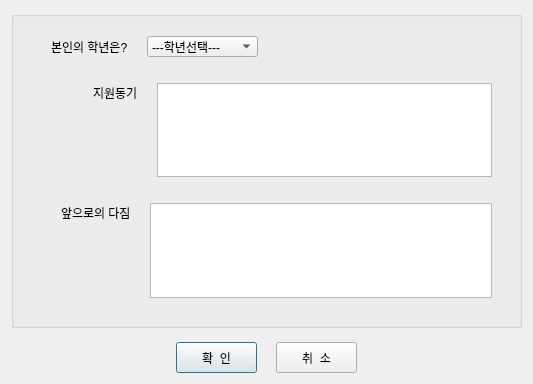
<?xml version="1.0" encoding="UTF-8"?>
<ui version="4.0">
 <class>JoinToCircleBox</class>
 <widget class="QDialog" name="JoinToCircleBox">
  <property name="geometry">
   <rect>
    <x>0</x>
    <y>0</y>
    <width>531</width>
    <height>384</height>
   </rect>
  </property>
  <property name="windowTitle">
   <string/>
  </property>
  <layout class="QGridLayout" name="gridLayout_2">
   <item row="0" column="0">
    <layout class="QVBoxLayout" name="verticalLayout_4">
     <item>
      <widget class="QGroupBox" name="groupBox">
       <property name="minimumSize">
        <size>
         <width>511</width>
         <height>311</height>
        </size>
       </property>
       <property name="title">
        <string/>
       </property>
       <layout class="QGridLayout" name="gridLayout">
        <item row="0" column="0">
         <layout class="QVBoxLayout" name="verticalLayout_3">
          <item>
           <spacer name="verticalSpacer_4">
            <property name="orientation">
             <enum>Qt::Vertical</enum>
            </property>
            <property name="sizeType">
             <enum>QSizePolicy::Fixed</enum>
            </property>
            <property name="sizeHint" stdset="0">
             <size>
              <width>20</width>
              <height>10</height>
             </size>
            </property>
           </spacer>
          </item>
          <item>
           <layout class="QHBoxLayout" name="horizontalLayout_5">
            <item>
             <layout class="QHBoxLayout" name="horizontalLayout_3">
              <item>
               <spacer name="horizontalSpacer">
                <property name="orientation">
                 <enum>Qt::Horizontal</enum>
                </property>
                <property name="sizeType">
                 <enum>QSizePolicy::Fixed</enum>
                </property>
                <property name="sizeHint" stdset="0">
                 <size>
                  <width>28</width>
                  <height>20</height>
                 </size>
                </property>
               </spacer>
              </item>
              <item>
               <widget class="QLabel" name="label">
                <property name="styleSheet">
                 <string notr="true">font: 12pt &quot;나눔바른고딕&quot;;</string>
                </property>
                <property name="text">
                 <string>본인의 학년은?</string>
                </property>
                <property name="buddy">
                 <cstring>comboBox</cstring>
                </property>
               </widget>
              </item>
             </layout>
            </item>
            <item>
             <spacer name="horizontalSpacer_5">
              <property name="orientation">
               <enum>Qt::Horizontal</enum>
              </property>
              <property name="sizeType">
               <enum>QSizePolicy::Fixed</enum>
              </property>
              <property name="sizeHint" stdset="0">
               <size>
                <width>13</width>
                <height>20</height>
               </size>
              </property>
             </spacer>
            </item>
            <item>
             <layout class="QHBoxLayout" name="horizontalLayout_4">
              <item>
               <widget class="QComboBox" name="comboBox">
                <property name="minimumSize">
                 <size>
                  <width>111</width>
                  <height>21</height>
                 </size>
                </property>
                <property name="maximumSize">
                 <size>
                  <width>111</width>
                  <height>21</height>
                 </size>
                </property>
                <property name="styleSheet">
                 <string notr="true">font: 9pt &quot;나눔바른고딕&quot;;</string>
                </property>
                <item>
                 <property name="text">
                  <string>---학년선택---</string>
                 </property>
                </item>
                <item>
                 <property name="text">
                  <string>1학년</string>
                 </property>
                </item>
                <item>
                 <property name="text">
                  <string>2학년</string>
                 </property>
                </item>
                <item>
                 <property name="text">
                  <string>3학년</string>
                 </property>
                </item>
                <item>
                 <property name="text">
                  <string>4학년</string>
                 </property>
                </item>
                <item>
                 <property name="text">
                  <string>5학년(건축학과)</string>
                 </property>
                </item>
               </widget>
              </item>
              <item>
               <spacer name="horizontalSpacer_4">
                <property name="orientation">
                 <enum>Qt::Horizontal</enum>
                </property>
                <property name="sizeHint" stdset="0">
                 <size>
                  <width>178</width>
                  <height>20</height>
                 </size>
                </property>
               </spacer>
              </item>
             </layout>
            </item>
            <item>
             <spacer name="horizontalSpacer_8">
              <property name="orientation">
               <enum>Qt::Horizontal</enum>
              </property>
              <property name="sizeType">
               <enum>QSizePolicy::Fixed</enum>
              </property>
              <property name="sizeHint" stdset="0">
               <size>
                <width>18</width>
                <height>20</height>
               </size>
              </property>
             </spacer>
            </item>
           </layout>
          </item>
          <item>
           <spacer name="verticalSpacer_3">
            <property name="orientation">
             <enum>Qt::Vertical</enum>
            </property>
            <property name="sizeType">
             <enum>QSizePolicy::Minimum</enum>
            </property>
            <property name="sizeHint" stdset="0">
             <size>
              <width>20</width>
              <height>20</height>
             </size>
            </property>
           </spacer>
          </item>
          <item>
           <layout class="QHBoxLayout" name="horizontalLayout_6">
            <item>
             <layout class="QVBoxLayout" name="verticalLayout">
              <item>
               <layout class="QHBoxLayout" name="horizontalLayout_2">
                <property name="sizeConstraint">
                 <enum>QLayout::SetFixedSize</enum>
                </property>
                <item>
                 <spacer name="horizontalSpacer_2">
                  <property name="orientation">
                   <enum>Qt::Horizontal</enum>
                  </property>
                  <property name="sizeType">
                   <enum>QSizePolicy::Fixed</enum>
                  </property>
                  <property name="sizeHint" stdset="0">
                   <size>
                    <width>70</width>
                    <height>20</height>
                   </size>
                  </property>
                 </spacer>
                </item>
                <item>
                 <widget class="QLabel" name="label_2">
                  <property name="maximumSize">
                   <size>
                    <width>56</width>
                    <height>20</height>
                   </size>
                  </property>
                  <property name="styleSheet">
                   <string notr="true">font: 12pt &quot;나눔바른고딕&quot;;</string>
                  </property>
                  <property name="text">
                   <string>지원동기</string>
                  </property>
                  <property name="buddy">
                   <cstring>plainTextEdit</cstring>
                  </property>
                 </widget>
                </item>
               </layout>
              </item>
              <item>
               <spacer name="verticalSpacer">
                <property name="orientation">
                 <enum>Qt::Vertical</enum>
                </property>
                <property name="sizeType">
                 <enum>QSizePolicy::Expanding</enum>
                </property>
                <property name="sizeHint" stdset="0">
                 <size>
                  <width>20</width>
                  <height>38</height>
                 </size>
                </property>
               </spacer>
              </item>
             </layout>
            </item>
            <item>
             <spacer name="horizontalSpacer_6">
              <property name="orientation">
               <enum>Qt::Horizontal</enum>
              </property>
              <property name="sizeType">
               <enum>QSizePolicy::Fixed</enum>
              </property>
              <property name="sizeHint" stdset="0">
               <size>
                <width>13</width>
                <height>20</height>
               </size>
              </property>
             </spacer>
            </item>
            <item>
             <widget class="QPlainTextEdit" name="plainTextEdit">
              <property name="minimumSize">
               <size>
                <width>301</width>
                <height>71</height>
               </size>
              </property>
             </widget>
            </item>
            <item>
             <spacer name="horizontalSpacer_9">
              <property name="orientation">
               <enum>Qt::Horizontal</enum>
              </property>
              <property name="sizeType">
               <enum>QSizePolicy::Fixed</enum>
              </property>
              <property name="sizeHint" stdset="0">
               <size>
                <width>18</width>
                <height>20</height>
               </size>
              </property>
             </spacer>
            </item>
           </layout>
          </item>
          <item>
           <spacer name="verticalSpacer_6">
            <property name="orientation">
             <enum>Qt::Vertical</enum>
            </property>
            <property name="sizeType">
             <enum>QSizePolicy::Minimum</enum>
            </property>
            <property name="sizeHint" stdset="0">
             <size>
              <width>20</width>
              <height>20</height>
             </size>
            </property>
           </spacer>
          </item>
          <item>
           <layout class="QHBoxLayout" name="horizontalLayout_7">
            <item>
             <layout class="QVBoxLayout" name="verticalLayout_2">
              <item>
               <layout class="QHBoxLayout" name="horizontalLayout">
                <item>
                 <spacer name="horizontalSpacer_3">
                  <property name="orientation">
                   <enum>Qt::Horizontal</enum>
                  </property>
                  <property name="sizeType">
                   <enum>QSizePolicy::Fixed</enum>
                  </property>
                  <property name="sizeHint" stdset="0">
                   <size>
                    <width>38</width>
                    <height>20</height>
                   </size>
                  </property>
                 </spacer>
                </item>
                <item>
                 <widget class="QLabel" name="label_3">
                  <property name="styleSheet">
                   <string notr="true">font: 12pt &quot;나눔바른고딕&quot;;</string>
                  </property>
                  <property name="text">
                   <string>앞으로의 다짐</string>
                  </property>
                  <property name="buddy">
                   <cstring>plainTextEdit_2</cstring>
                  </property>
                 </widget>
                </item>
               </layout>
              </item>
              <item>
               <spacer name="verticalSpacer_2">
                <property name="orientation">
                 <enum>Qt::Vertical</enum>
                </property>
                <property name="sizeType">
                 <enum>QSizePolicy::Expanding</enum>
                </property>
                <property name="sizeHint" stdset="0">
                 <size>
                  <width>20</width>
                  <height>38</height>
                 </size>
                </property>
               </spacer>
              </item>
             </layout>
            </item>
            <item>
             <spacer name="horizontalSpacer_7">
              <property name="orientation">
               <enum>Qt::Horizontal</enum>
              </property>
              <property name="sizeType">
               <enum>QSizePolicy::Fixed</enum>
              </property>
              <property name="sizeHint" stdset="0">
               <size>
                <width>13</width>
                <height>20</height>
               </size>
              </property>
             </spacer>
            </item>
            <item>
             <widget class="QPlainTextEdit" name="plainTextEdit_2">
              <property name="minimumSize">
               <size>
                <width>301</width>
                <height>71</height>
               </size>
              </property>
             </widget>
            </item>
            <item>
             <spacer name="horizontalSpacer_10">
              <property name="orientation">
               <enum>Qt::Horizontal</enum>
              </property>
              <property name="sizeType">
               <enum>QSizePolicy::Fixed</enum>
              </property>
              <property name="sizeHint" stdset="0">
               <size>
                <width>18</width>
                <height>20</height>
               </size>
              </property>
             </spacer>
            </item>
           </layout>
          </item>
          <item>
           <spacer name="verticalSpacer_5">
            <property name="orientation">
             <enum>Qt::Vertical</enum>
            </property>
            <property name="sizeType">
             <enum>QSizePolicy::Fixed</enum>
            </property>
            <property name="sizeHint" stdset="0">
             <size>
              <width>20</width>
              <height>18</height>
             </size>
            </property>
           </spacer>
          </item>
         </layout>
        </item>
       </layout>
      </widget>
     </item>
     <item>
      <spacer name="verticalSpacer_7">
       <property name="orientation">
        <enum>Qt::Vertical</enum>
       </property>
       <property name="sizeType">
        <enum>QSizePolicy::Fixed</enum>
       </property>
       <property name="sizeHint" stdset="0">
        <size>
         <width>20</width>
         <height>8</height>
        </size>
       </property>
      </spacer>
     </item>
     <item>
      <layout class="QHBoxLayout" name="horizontalLayout_8">
       <item>
        <spacer name="horizontalSpacer_11">
         <property name="orientation">
          <enum>Qt::Horizontal</enum>
         </property>
         <property name="sizeHint" stdset="0">
          <size>
           <width>148</width>
           <height>20</height>
          </size>
         </property>
        </spacer>
       </item>
       <item>
        <widget class="QPushButton" name="okButton">
         <property name="minimumSize">
          <size>
           <width>81</width>
           <height>31</height>
          </size>
         </property>
         <property name="maximumSize">
          <size>
           <width>81</width>
           <height>31</height>
          </size>
         </property>
         <property name="styleSheet">
          <string notr="true">font: 9pt &quot;나눔바른고딕&quot;;</string>
         </property>
         <property name="text">
          <string>확  인</string>
         </property>
        </widget>
       </item>
       <item>
        <spacer name="horizontalSpacer_13">
         <property name="orientation">
          <enum>Qt::Horizontal</enum>
         </property>
         <property name="sizeType">
          <enum>QSizePolicy::Fixed</enum>
         </property>
         <property name="sizeHint" stdset="0">
          <size>
           <width>13</width>
           <height>20</height>
          </size>
         </property>
        </spacer>
       </item>
       <item>
        <widget class="QPushButton" name="cancelButton">
         <property name="minimumSize">
          <size>
           <width>81</width>
           <height>31</height>
          </size>
         </property>
         <property name="maximumSize">
          <size>
           <width>81</width>
           <height>31</height>
          </size>
         </property>
         <property name="styleSheet">
          <string notr="true">font: 9pt &quot;나눔바른고딕&quot;;</string>
         </property>
         <property name="text">
          <string>취  소</string>
         </property>
        </widget>
       </item>
       <item>
        <spacer name="horizontalSpacer_12">
         <property name="orientation">
          <enum>Qt::Horizontal</enum>
         </property>
         <property name="sizeHint" stdset="0">
          <size>
           <width>148</width>
           <height>20</height>
          </size>
         </property>
        </spacer>
       </item>
      </layout>
     </item>
    </layout>
   </item>
  </layout>
 </widget>
 <tabstops>
  <tabstop>comboBox</tabstop>
  <tabstop>plainTextEdit</tabstop>
  <tabstop>plainTextEdit_2</tabstop>
  <tabstop>okButton</tabstop>
  <tabstop>cancelButton</tabstop>
 </tabstops>
 <resources/>
 <connections/>
</ui>
